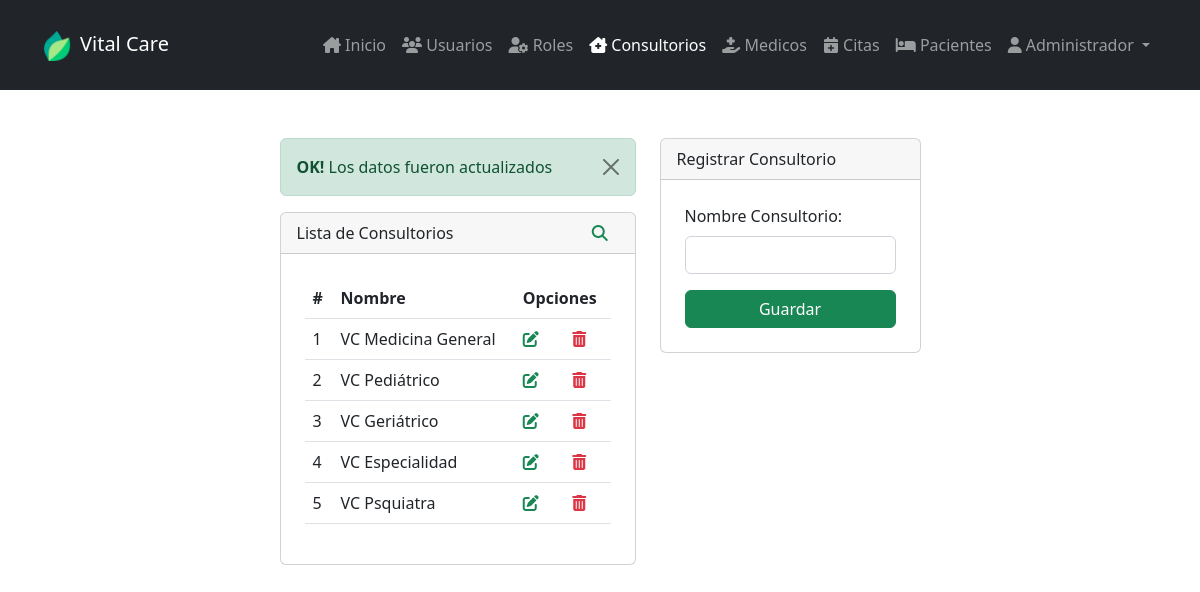
/vista/v_consultorios.php?mensaje=actualizado (signed in), run on the app's committed database.
### tables this page shows
CREATE TABLE `consultorios` (
  `idConsultorio` int(11) NOT NULL AUTO_INCREMENT,
  `conNombre` varchar(30) NOT NULL,
  PRIMARY KEY (`idConsultorio`)
);

### vista/v_consultorios.php (the view, shortened to what this page needs)
<?php
  include 'header.php';
?>
<?php
  include_once "../modelo/conexion.php";
  $sentencia = $bd -> query("select * from consultorios");
  $consultorio = $sentencia -> fetchAll(PDO::FETCH_OBJ);
?>
<div class="container mt-5">
  <div class="row justify-content-center">
    <div class="col-md-7 col-xl-4">
      <?php
      if (isset($_GET['mensaje']) and $_GET['mensaje'] == 'actualizado') {
      ?>
        <div class="alert alert-success alert-dismissible fade show" role="alert">
          <strong>OK!</strong> Los datos fueron actualizados
          <button type="button" class="btn-close" data-bs-dismiss="alert" aria-label="Close"></button>
        </div>
      <?php
      }
      ?>
      <div class="card">
        <div class="card-header">
          Lista de Consultorios
          <div class="col-1 float-end">
            <a href="v_buscarConsultorios.php" class="text-success"><i class="fa-solid fa-magnifying-glass"></i></a>
          </div>
        </div>
        <div class="p-4">
          <table class="table aling-middle">
            <thead>
              <tr>
                <th scope="col">#</th>
                <th scope="col">Nombre</th>
                <th scope="col"j colspan="2">Opciones</th>
              </tr>
            </thead>
            <tbody>
              <?php
                foreach($consultorio as $info){
              ?>
              <tr>
                <td scope="row"><?php echo $info -> idConsultorio?></td>
                <td><?php echo $info -> conNombre?></td>
                <td>
                  <a href="v_editarConsultorios.php?codigo=<?php echo $info->idConsultorio; ?>"><i class="text-success fa-solid fa-pen-to-square"></i></a>
                </td>
                <td>
                  <a href="../controlador/c_eliminarConsultorios.php?codigo=<?php echo $info->idConsultorio; ?>" onclick="return confirm('Estas seguro de eliminar?')"><i class="text-danger fa-solid fa-trash-can"></i></a>
                </td>
              </tr>
              <?php
                }
              ?>
            </tbody>
          </table>
        </div>
      </div>
    </div>
    <div class="col-md-4 col-xl-3">
      <div class="card">
        <div class="card-header">
          Registrar Consultorio
        </div>
        <form action="/controlador/c_registrarConsultorios.php" class="p-4" method="POST">
          <div class="mb-3">
            <label class="form-label">Nombre Consultorio:</label>
            <input type="text" class="form-control" name="nombre" required>
          </div>
          <div class="d-grid">
            <input type="submit" class="btn btn-success" value="Guardar">
          </div>
        </form>
      </div>
    </div>
  </div>
</div>

### data on the page
consultorios: idConsultorio "1", conNombre "VC Medicina General"
consultorios: idConsultorio "2", conNombre "VC Pediátrico"
consultorios: idConsultorio "3", conNombre "VC Geriátrico"
consultorios: idConsultorio "4", conNombre "VC Especialidad"
consultorios: idConsultorio "5", conNombre "VC Psquiatra"

### other printed values
$_SESSION['rol'] "Administrador"
